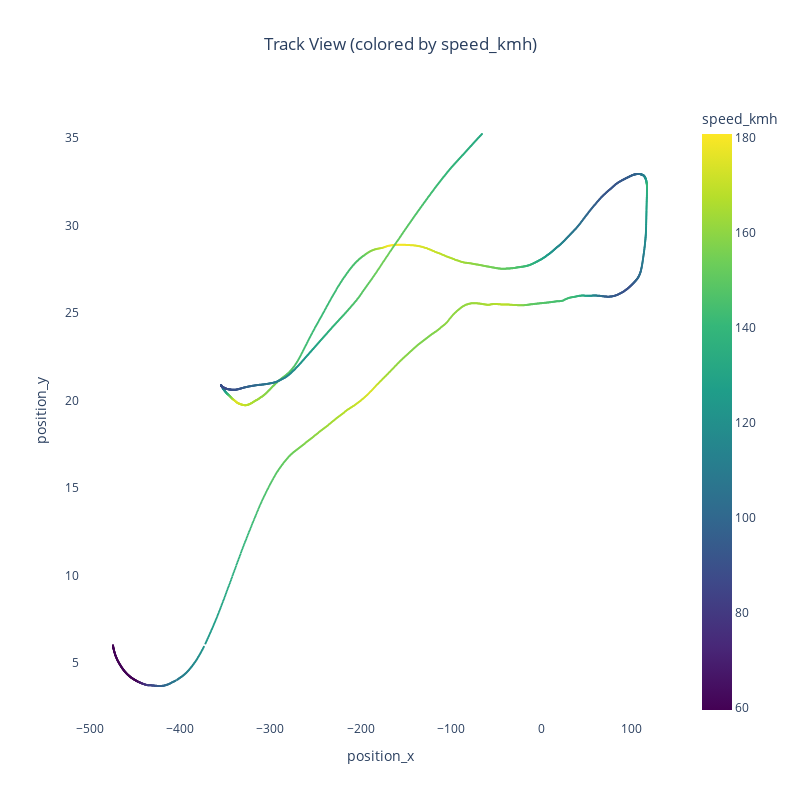

Write notebook code for a chart like this one.
### Code cell
plot_track(df_2)

### Figure 1 — Plotly figure (JSON) as saved in the notebook; plotly's stock layout.template omitted (floating-point values rounded to 4 significant figures; data arrays with more than 128 entries replaced by an {"elided": "..."} marker saying what was removed)
{"data": [{"customdata": {"elided": "2847x1 int values"}, "hovertemplate": "position_x=%{x}<br>position_y=%{y}<br>time_of_day_progression=%{customdata[0]}<br>speed_kmh=%{marker.color}<extra></extra>", "legendgroup": "", "marker": {"color": {"elided": "2847 float values"}, "coloraxis": "coloraxis", "size": 2, "symbol": "circle"}, "mode": "markers", "name": "", "orientation": "v", "showlegend": false, "type": "scatter", "x": {"elided": "2847 float values"}, "xaxis": "x", "y": {"elided": "2847 float values"}, "yaxis": "y"}], "layout": {"coloraxis": {"colorbar": {"title": {"text": "speed_kmh"}}, "colorscale": [[0, "#440154"], [0.1111, "#482878"], [0.2222, "#3e4989"], [0.3333, "#31688e"], [0.4444, "#26828e"], [0.5556, "#1f9e89"], [0.6667, "#35b779"], [0.7778, "#6ece58"], [0.8889, "#b5de2b"], [1, "#fde725"]]}, "height": 800, "legend": {"tracegroupgap": 0}, "plot_bgcolor": "white", "title": {"text": "Track View (colored by speed_kmh)", "x": 0.5}, "width": 800, "xaxis": {"anchor": "y", "domain": [0, 1], "title": {"text": "position_x"}}, "yaxis": {"anchor": "x", "domain": [0, 1], "title": {"text": "position_y"}}}}
